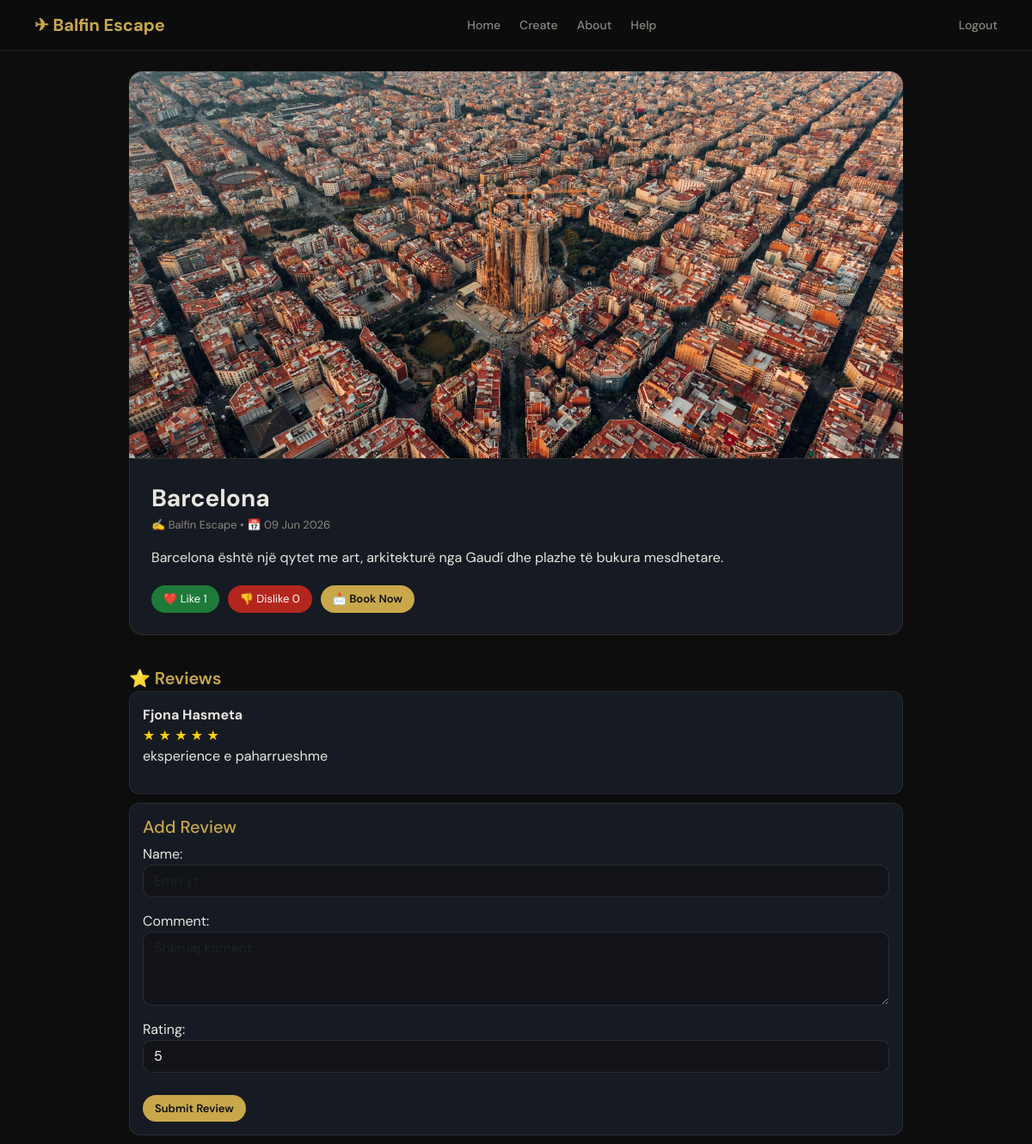
/post/9/ (signed in), run on the app's committed database.
### agency/models.py (models this page shows, shortened)
class Post(models.Model):
    title = models.CharField(max_length=200)
    content = models.TextField()
    author = models.CharField(max_length=100)
    image = models.ImageField(upload_to='images/', blank=True, null=True)
    likes = models.PositiveIntegerField(default=0)
    dislikes = models.PositiveIntegerField(default=0)
    created_at = models.DateTimeField(auto_now_add=True)
    class Meta:
        ordering = ['-created_at']

class Review(models.Model):
    STAR_CHOICES = [
        (1, '⭐'),
        (2, '⭐⭐'),
        (3, '⭐⭐⭐'),
        (4, '⭐⭐⭐⭐'),
        (5, '⭐⭐⭐⭐⭐'),
    ]
    post = models.ForeignKey(
        Post,
        on_delete=models.CASCADE,
        related_name='reviews'
    )
    name = models.CharField(max_length=100)
    comment = models.TextField()
    rating = models.IntegerField(choices=STAR_CHOICES, default=5)
    created_at = models.DateTimeField(auto_now_add=True)
    class Meta:
        ordering = ['-created_at']

### agency/views.py (the view, shortened to what this page needs)
# urls.py: path('post/<int:pk>/', views.post_detail, name='detail'),
def post_detail(request, pk):
    post = get_object_or_404(Post, id=pk)
    reviews = post.reviews.all()
    form = ReviewForm(request.POST or None)
    return render(request, 'agency/post_detail.html', {
        'post': post,
        'reviews': reviews,
        'form': form
    })

### agency/forms.py
class ReviewForm(forms.ModelForm):
    class Meta:
        model = Review
        fields = ['name', 'comment', 'rating']
        widgets = {
            'name': forms.TextInput(attrs={
                'class': 'form-control',
                'placeholder': 'Emri yt'
            }),
            'comment': forms.Textarea(attrs={
                'class': 'form-control',
                'rows': 3,
                'placeholder': 'Shkruaj koment...'
            }),
            'rating': forms.NumberInput(attrs={
                'class': 'form-control',
                'min': 1,
                'max': 5
            }),
        }

### agency/templates/agency/post_detail.html (shortened to what this page needs)
{% extends 'agency/base.html' %}
{% block content %}
<div class="detail-card mt-4">
    {% if post.image %}
        <img src="{{ post.image.url }}" class="hero-img">
    {% endif %}
    <div class="content-box">
        <div class="title">{{ post.title }}</div>
        <div class="meta">
            ✍ {{ post.author }} • 📅 {{ post.created_at|date:"d M Y" }}
        </div>
        <div class="text">
            {{ post.content }}
        </div>
        <div class="actions">
            <a href="{% url 'like' post.id %}" class="btn-like">
                ❤️ Like {{ post.likes }}
            </a>
            <a href="{% url 'dislike' post.id %}" class="btn-dislike">
                👎 Dislike {{ post.dislikes }}
            </a>
            <a href="{% url 'booking' post.id %}" class="btn-book">
                📩 Book Now
            </a>
        </div>
    </div>
    <div class="section-title">⭐ Reviews</div>
    {% for review in reviews %}
        <div class="review-card">
            <b>{{ review.name }}</b>
            <div>
                {% for i in "12345" %}
                    {% if forloop.counter <= review.rating %}
                        <span class="star">★</span>
                    {% endif %}
                {% endfor %}
            </div>
            <p>{{ review.comment }}</p>
        </div>
    {% empty %}
        <p style="color:#8A8680;">No reviews yet</p>
    {% endfor %}
    <div class="review-card">
        <h5 style="color:#C9A84C;">Add Review</h5>
        <form method="POST">
            {{ form.as_p }}
            <button class="btn-book" style="border:none; margin-top:10px;">
                Submit Review
            </button>
        </form>
    </div>
</div>
{% endblock %}

### agency/templates/agency/base.html (style rules this page uses)
:root { --bg: #0D0D0D; --panel: #161A22; --gold: #C9A84C; --text: #E8E6E0; --muted: #8A8680; --border: rgba(201,168,76,0.15); }
body { font-family: 'DM Sans', sans-serif; background: var(--bg); color: var(--text); margin: 0; }
input, textarea, select { background: #111318 !important; border: 1px solid var(--border) !important; color: var(--text) !important; border-radius: 10px !important; }
img { width: 100%; height: 420px; object-fit: cover; border-radius: 12px; }

### agency/templates/agency/post_detail.html (style rules this page uses)
.detail-card { max-width: 900px; margin: auto; }
.hero-img { width: 100%; height: 450px; object-fit: cover; border-radius: 16px 16px 0 0; }
.content-box { background: #161A22; padding: 25px; border-radius: 0 0 16px 16px; border: 1px solid rgba(201,168,76,0.15); }
.title { color: #E8E6E0; font-size: 28px; font-weight: 700; }
.meta { color: #8A8680; font-size: 13px; margin-bottom: 15px; }
.text { color: #E8E6E0; line-height: 1.6; }
.actions { margin-top: 20px; display: flex; gap: 10px; flex-wrap: wrap; }
.btn-like { background: #1f7a3a; color: white; border-radius: 25px; padding: 6px 14px; text-decoration: none; font-size: 13px; }
.btn-dislike { background: #b3261e; color: white; border-radius: 25px; padding: 6px 14px; text-decoration: none; font-size: 13px; }
.btn-book { background: #C9A84C; color: #0D0D0D; border-radius: 25px; padding: 6px 14px; text-decoration: none; font-size: 13px; font-weight: 600; }
.section-title { margin-top: 35px; font-size: 20px; color: #C9A84C; font-weight: 600; }
.review-card { background: #161A22; border: 1px solid rgba(255,255,255,0.08); padding: 15px; border-radius: 12px; margin-bottom: 10px; }
.star { color: gold; }
input, textarea, select { background: #111318 !important; border: 1px solid rgba(255,255,255,0.1) !important; color: white !important; border-radius: 10px !important; }

### data on the page
Post: image (picture), title "Barcelona", author "Balfin Escape", created_at "09 Jun 2026", content "Barcelona është një qytet me art, arkitekturë nga Gaudí dhe plazhe të bukura mesdhetare.", likes "1", dislikes "0"
Review: name "Fjona Hasmeta", rating 5 (drawn), comment "eksperience e paharrueshme"
